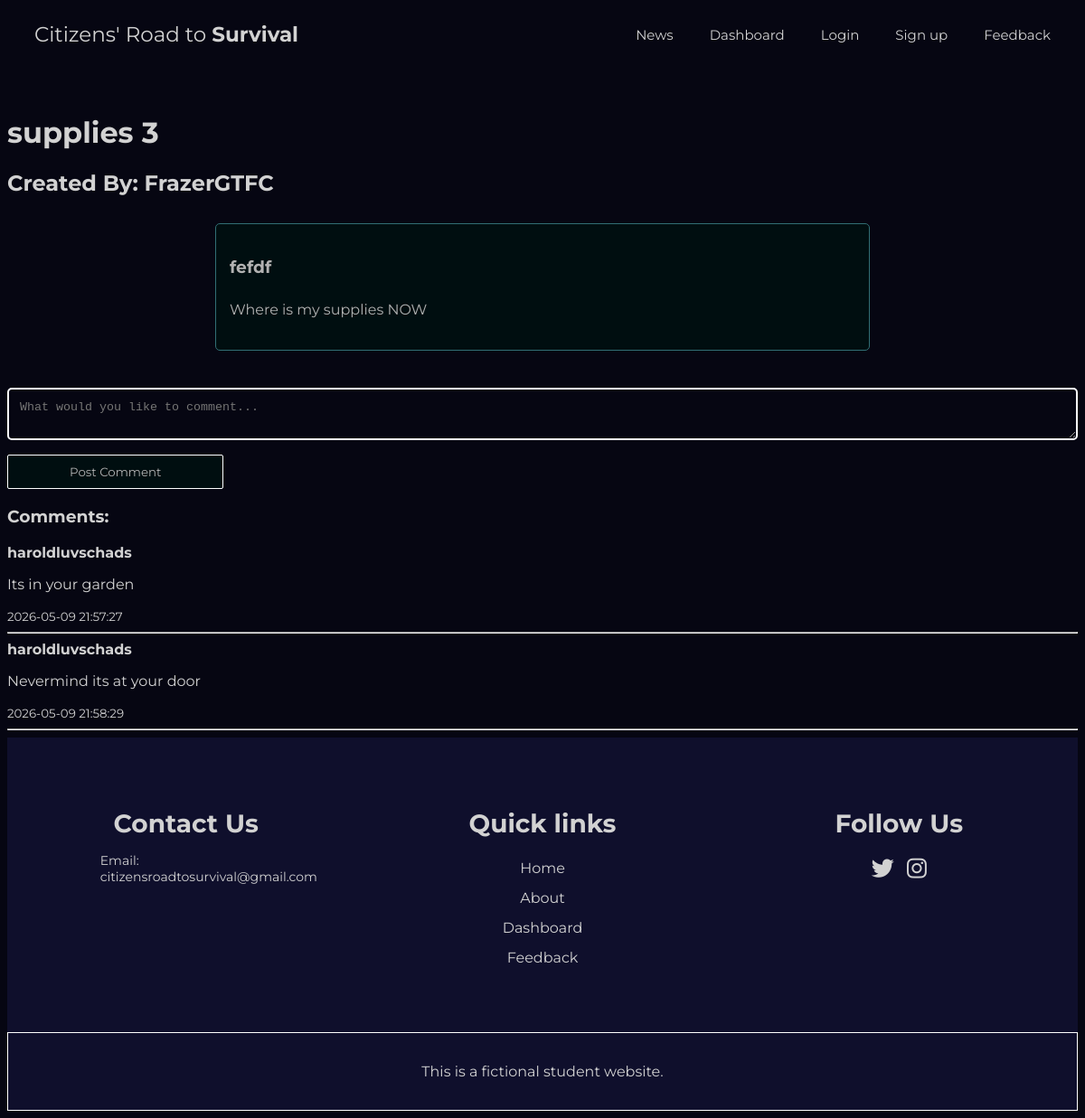
/retrieve_thread.php?id=2 (signed in), run on the app's committed database.
### tables this page shows
CREATE TABLE `threads` (
  `id` int(11) NOT NULL,
  `title` text NOT NULL,
  `description` text NOT NULL,
  `content` text NOT NULL,
  `username` text NOT NULL,
  `time_created` timestamp NOT NULL DEFAULT current_timestamp() ON UPDATE current_timestamp()
);

CREATE TABLE `threads_replies` (
  `id` int(11) NOT NULL,
  `user_id` int(11) NOT NULL,
  `thread_id` int(11) NOT NULL,
  `text` text NOT NULL,
  `date_created` timestamp NOT NULL DEFAULT current_timestamp() ON UPDATE current_timestamp()
);

CREATE TABLE `users` (
  `id` int(11) NOT NULL,
  `username` text NOT NULL,
  `password` text NOT NULL,
  `firstname` text NOT NULL,
  `lastname` text NOT NULL,
  `email` text NOT NULL,
  `birthdate` text NOT NULL,
  `role` enum('user','admin','owner','') NOT NULL,
  `score` int(11) NOT NULL,
  `supplies_status` enum('Very High','High','Medium','Low','Very Low') NOT NULL DEFAULT 'Medium',
  `shelter_location` enum('Bedfordshire','Berkshire','Bristol','Buckinghamshire','Cambridgeshire','Cheshire','Cornwall','Cumbria','Derbyshire','Devon','Dorset','Durham','East Riding of Yorkshire','East Sussex','Essex','Gloucestershire','Greater London','Greater Manchester','Hampshire','Herefordshire','Hertfordshire','Isle of Wight','Kent','Lancashire','Leicestershire','Lincolnshire','Merseyside','Middlesex','Norfolk','North Yorkshire','Northamptonshire','Northumberland','Nottinghamshire','Oxfordshire','Rutland','Shropshire','Somerset','South Yorkshire','Staffordshire','Suffolk','Surrey','Tyne and Wear','Warwickshire','West Midlands','West Sussex','West Yorkshire','Wiltshire','Worcestershire') DEFAULT NULL,
  `weekly_reported_issues` int(11) NOT NULL,
  `last_supply_request` datetime DEFAULT NULL
);

### retrieve_thread.php (the view, shortened to what this page needs)
<!DOCTYPE html>
<html lang="en">
<head>
    <link rel="stylesheet" href="main.css">
    <link rel="stylesheet" href="retrieve_news.css">
    <link rel="stylesheet" href="feedback.css">
    <link rel="stylesheet" href="https://cdnjs.cloudflare.com/ajax/libs/font-awesome/6.5.0/css/all.min.css">
</head>
<body>
    <header class="header">
        <div class="header_content">
            <a href="index.php" class="logo">Citizens' Road to&nbsp;<b>Survival</b></a>
            <nav class="nav">
                <ul class="nav_list">
                    <li class="nav_item"> <a href="list_articles.php" class="nav_link">News</a></li>
                    <li class="nav_item"> <a href="dashboard.php" class="nav_link">Dashboard</a></li>
                    <li class="nav_item"> <a href="login.php" class="nav_link">Login</a></li>
                    <li class="nav_item"> <a href="signup.php" class="nav_link">Sign up</a></li>
                    <li class="nav_item"> <a href="feedback.php" class="nav_link">Feedback</a></li>
                </ul>
            </nav>
        </div>
    </header>
<?php
include 'connectdb.php';
$thread_id = $_GET['id'];
$sql = "SELECT title, description, content, username FROM threads WHERE id = ?";
$stmt = $conn->prepare($sql);
$stmt->bind_param("i", $thread_id);
$stmt->execute();
$result = $stmt->get_result();
if($result->num_rows > 0) {
    while ($row = $result->fetch_assoc()){
        echo "<h1>" . html_entity_decode($row['title']) . "</h1>";
        echo '<h2> Created By: ' . html_entity_decode($row['username']) . "</h2>";
        echo '<section class="postCard2">';
        echo "<h3>" . html_entity_decode($row['description']) . "</h3>";
        echo "<p>" . html_entity_decode($row['content']) . "</p>";
        echo '</section>';
    }
} else {
    echo "Sorry, 0 Results Returned";
}
?>
<?php
if (isset($_SESSION['user_id'])){
    echo '
    <section class="comment-form">
        <form method="POST" action="post_thread_replies.php">
            <textarea name="text" placeholder="What would you like to comment..." required></textarea><br>
            <input type="hidden" name="thread_id" value="'. htmlspecialchars($thread_id) . '">
            <button class=btn type="submit">Post Comment</button>
        </form>
    </section>';
} else{
    echo '<p>Please <a href="login.php" class="btn">Log In</a> to comment </p>';
}
$commentQuery = "SELECT t.text, t.date_created, u.username
                 FROM threads_replies t
                 JOIN users u ON t.user_id = u.id
                 WHERE t.thread_id = ?
                 ORDER BY t.date_created ASC";
$commentStmt = $conn->prepare($commentQuery);
$commentStmt->bind_param("i", $thread_id);
$commentStmt->execute();
$commentResult = $commentStmt->get_result();
echo '<section class="comments">';
echo '<h3>Comments:</h3>';
while ($comment = $commentResult->fetch_assoc()) {
    echo "<div class='comment-box'>";
    echo "<strong>" . htmlspecialchars($comment['username']) . "</strong><br>";
    echo "<p>" . nl2br(htmlspecialchars($comment['text'])) . "</p>";
    echo "<small>" . $comment['date_created'] . "</small>";
    echo "</div><hr>";
}
echo '</section>';
?>
    <footer>
        <div class="f-container">
            <div class="footer-content">
                <h3>Contact Us</h3>
                <p>Email: citizensroadtosurvival@gmail.com</p>
            </div>
            <div class="footer-content">
                <h3> Quick links</h3>
                <ul class="f-list">
                    <li><a href="index.php">Home</a></li>
                    <li><a href="about.html">About</a></li>
                    <li><a href="dashboard.php">Dashboard</a></li>
                    <li><a href="feedback.php">Feedback</a></li>
                </ul>
            </div>
            <div class="footer-content">
                <h3>Follow Us</h3>
                <ul class="social-icons">
                    <li><a href="https://x.com/Citizens_RoadTS"><i class="fab fa-twitter"></i></a></li>
                    <li><a href="https://www.instagram.com/citizensroadtosurvival/"><i class="fab fa-instagram"></i></a></li>
                </ul>
            </div>
        </div>
        <div class="bottom-bar">
            <p>This is a fictional student website.</p>
        </div>
    </footer>
</body>
</html>

### main.css (style rules this page uses)
* { box-sizing: border-box; }
body { font-family: "Montserrat", sans-serif; font-optical-sizing: auto; font-weight: weight; font-style: normal; background-color: #060612; color: #D2D2D2; overflow-x: hidden; }
nav { margin: 0; padding: 0; }
ul { list-style: none; }
.nav { transition: all 0.4s ease-in-out; }
a { text-decoration: none; color: inherit; }
.logo { color: #D2D2D2; font-size: 23px; }
.header { position: relative; width: 100%; top: 0; }
.header_content { display: flex; align-items: center; justify-content: space-between; padding: 0 30px; min-height: 60px; }
.nav_list { display: flex; column-gap: 40px; }
.nav_link { color: #D2D2D2; font-size: 15px; transition: all 0.4s; }
footer { background-color: #0F0F2C; padding-top: 50px; }
.f-container { max-width: 100%; margin: auto; display: flex; justify-content: center; }
.footer-content { width: 33.3%; }
.footer-content h3 { font-size: 28px; margin-bottom: 15px; text-align: center; }
.footer-content p { width: 190px; margin: auto; font-size: 14px; }
.footer-content ul { text-align: center; }
.f-list { padding: 0; }
.f-list li { width: auto; text-align: center; list-style-type: none; padding: 7px; position: relative; }
.f-list li::before { content: ""; position: absolute; left: 50%; top: 100%; transform: translate(-50%, -50%); width: 0; height: 2px; background: #316E74; transition-duration: 0.4s; }
.social-icons { text-align: center; padding: 0; }
.social-icons li { display: inline-block; text-align: center; padding: 5px; }
.social-icons i { color: #D2D2D2; font-size: 25px; }
.bottom-bar { background-color: #0F0F2C; padding: 10px 0; text-align: center; margin-top: 50px; border: 1px solid #ffffff; }
.bottom-bar p { font-size: 14px; color: #D2D2D2; font-size: 16px; padding: 7px; }
.read-more-btn, .btn { text-align: center; background-color: #000E10; border: 1px solid white; color: #b2b2b2; font-family: "Montserrat", sans-serif; padding: 10px 68px; align-items: center; border-radius: 2px; display: inline-block; margin-right: 0; margin-left: 0; transition: all 0.4s; cursor: pointer; }
form { font-family: "Montserrat", sans-serif; }

### retrieve_news.css (style rules this page uses)
.postCard2 { border: 1px solid #316E74; padding: 15px; border-radius: 5px; background-color: #000E10; color: #b2b2b2; text-align: left; margin-left: 230px; margin-right: 230px; margin-top: 30px; margin-bottom: 30px; line-height: 1.6; }

### feedback.css (style rules this page uses)
input[type=text], select, textarea { width: 100%; padding: 12px; background-color: transparent; border: 2px solid white; border-radius: 5px; box-sizing: border-box; margin-top: 1%; margin-bottom: 1%; resize: vertical; color: #d2d2d2; }
h1 { margin-top: 5%; }

### data on the page
threads: title "supplies 3", username "FrazerGTFC", description "fefdf", content "Where is my supplies NOW"
threads_replies: user.username "haroldluvschads", text "Its in your garden", date_created "2026-05-09 21:57:27"
threads_replies: user.username "haroldluvschads", text "Nevermind its at your door", date_created "2026-05-09 21:58:29"
